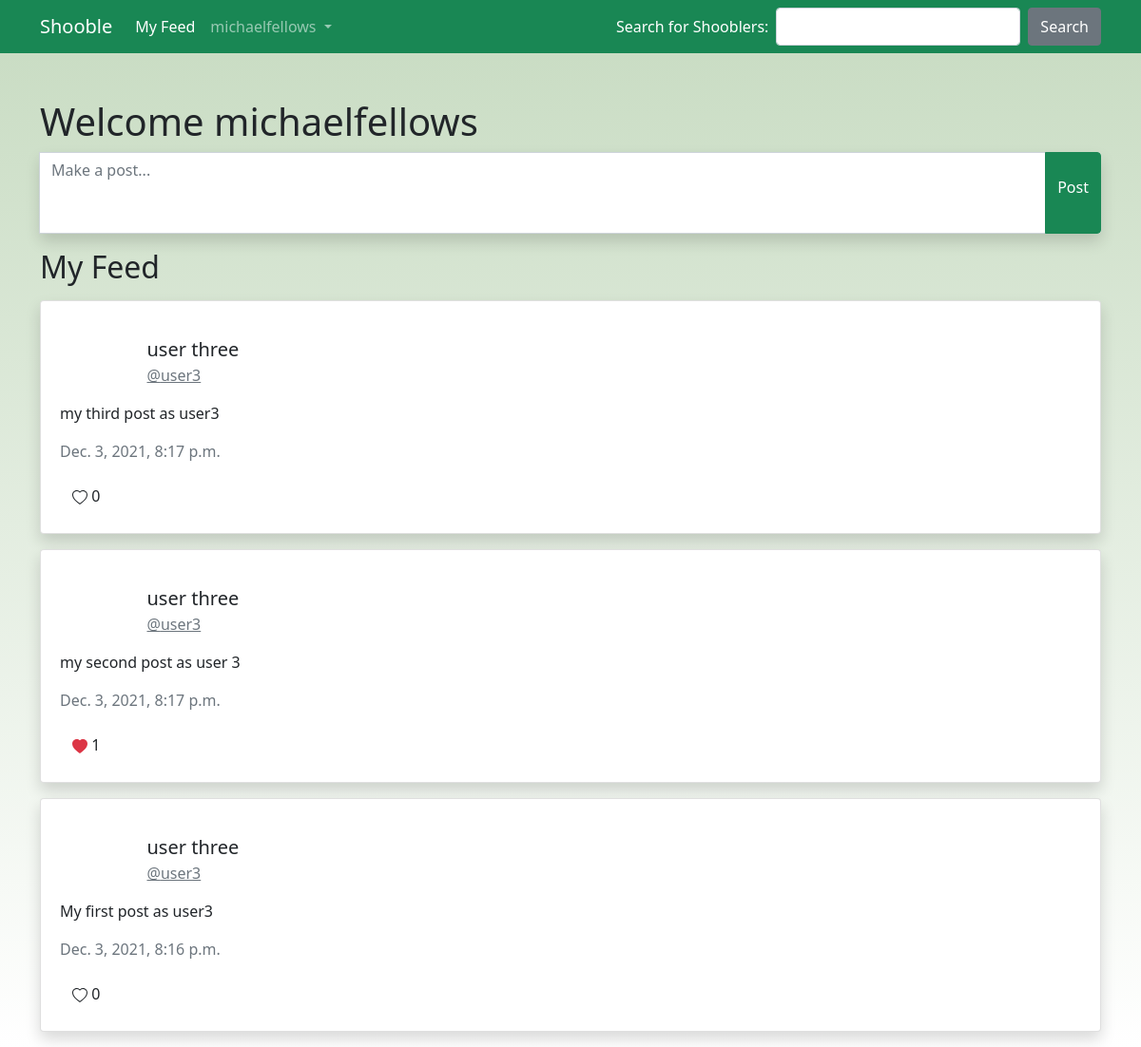
The app's page / (signed in) with its own data.
### shooble/models.py (models this page shows)
class Post(models.Model):
    author = models.ForeignKey(User, on_delete=models.CASCADE, default=None)
    textBody = models.TextField()
    created_at = models.DateTimeField(auto_now_add=True)
    numberOfLikes = models.IntegerField(default=0)
    def __str__(self):
        return self.textBody

### shooble/views.py (the view)
# urls.py: path('', views.index, name="index"),
@login_required(login_url='login')
def index(request):
    users_being_followed = Following.objects.filter(userFollower=request.user)
    print(users_being_followed)
    text_posts = []
    list_of_like_data = []
    ordered_text_posts = Post.objects.order_by('created_at')
    ordered_like_data = LikedPost.objects.order_by('post__created_at').filter(user_liking=request.user).exclude(
        post__author=request.user)
    print(ordered_like_data)
    counter = 0
    for i in ordered_text_posts:
        for j in users_being_followed:
            if i.author.id == j.userID_following:
                list_of_like_data.append(ordered_like_data[counter])
                text_posts.append(i)
                print(i.author.profilepic_set.get().profile_pic.url)
                counter += 1
    text_posts.reverse()
    list_of_like_data.reverse()
    context = {
        'text_posts': text_posts,
        'list_of_like_data': list_of_like_data
    }
    print(text_posts)
    print(list_of_like_data)
    return render(request, "shooble/index.html", context)

### shooble/models.py (called while the page is built)
    def __str__(self):
        return str(self.userFollower.username) + " is following " + str(self.userID_following)

    def __str__(self):
        if self.is_liked_by_user:
            liked = " liked "
        else:
            liked = " has not liked "
        return str(self.user_liking) + liked + str(self.post) + " by " + str(self.post.author.username)

### shooble/templatetags/index_filter.py (called while the page is built)
@register.filter()
def index(list1, i):
    return list1[int(i)]

@register.filter()
def get_liked(list1):
    return list1.is_liked_by_user

@register.filter()
def get_profile_pic(text_post):
    return text_post.author.profilepic_set.get().profile_pic.url

### templates/shooble/index.html (shortened to what this page needs)
{% extends 'shooble/base.html' %}
{% load index_filter %}
{% block body %}
    <h1>Welcome {{ user.username }}</h1>
    <div class="mb-3">
        <div class="bg-white rounded shadow">
            <div class="row">
                <form class="input-group" action="{% url 'create' %}" method="post">
                    <textarea class="form-control" name="textPost" id="exampleFormControlTextarea1" rows="3"
                              placeholder="Make a post..."></textarea>
                    <button class="d-flex btn btn-success py-4" type="submit" id="button-addon2">Post</button>
                </form>
            </div>
        </div>
        <h2 class="my-3">My Feed</h2>
        {% for text_post in text_posts %}
            <div id="like_button">
                <div class="card p-1 my-3 rounded shadow">
                    <div class="card-body">
                        <div class="row">
                            <div class="col-lg-1 m-auto">
                            </div>
                            <div class="col-lg-11 py-3 ms-0">
                                <p class="mb-0 lead">{{ text_post.author.first_name }} {{ text_post.author.last_name }}</p>
                                <a class="text-muted"
                                   href="{% url 'profile' text_post.author.username %}">@{{ text_post.author.username }}</a>
                            </div>
                        </div>
                        <p class="card-text">{{ text_post.textBody }}</p>
                        <p class="card-text text-secondary">{{ text_post.created_at }}</p>
                        <form method="post" class="like_button_class" id="{{ text_post.id }}" action="{% url 'like_post' text_post.id %}">
                            <button class="btn" type="submit">
                                {% if not list_of_like_data|index:forloop.counter0|get_liked %}
                                    {{ text_post.numberOfLikes }}
                                {% else %}
                                    <svg xmlns="http://www.w3.org/2000/svg" width="16" height="16" fill="currentColor"
                                         class="text-danger bi bi-heart-fill" viewBox="0 0 16 16">
                                        <path fill-rule="evenodd"
                                              d="M8 1.314C12.438-3.248 23.534 4.735 8 15-7.534 4.736 3.562-3.248 8 1.314z"/>
                                    </svg>
                                    <span class="text-black">{{ text_post.numberOfLikes }}</span>
                                {% endif %}
                            </button>
                        </form>
                    </div>
                </div>
            </div>
        {% endfor %}
    </div>
{% endblock %}

### templates/shooble/base.html (shortened to what this page needs)
{% load static %}
<!DOCTYPE html>
<html lang="en">
<head>
    <link href="https://cdn.jsdelivr.net/npm/bootstrap@5.0.2/dist/css/bootstrap.min.css" rel="stylesheet"
>
    <link rel="stylesheet" href="{% static 'css/styles.css' %}">
</head>
<body>
<nav class="navbar navbar-expand-lg navbar-dark bg-success mb-5">
    <div class="container">
        <a class="navbar-brand" href="{% url 'index' %}">Shooble</a>
        <div class="collapse navbar-collapse" id="navbarNavDropdown">
            <ul class="navbar-nav">
                {% if user.is_authenticated %}
                    <li class="nav-item">
                        <a class="nav-link active" href="{% url 'index' %}">My Feed</a>
                    </li>
                    <li class="nav-item dropdown">
                        <a class="nav-link dropdown-toggle" href="#" id="navbarDropdown" role="button"
                           data-bs-toggle="dropdown" aria-expanded="false">
                            {{ user.username }}
                        </a>
                    </li>
                {% endif %}
            </ul>
            <div class="navbar-nav ms-auto">
                {% if user.is_authenticated %}
                    <form class="d-inline-flex" action="{% url 'search' %}" method="post">
                        <span class="navbar-text text-white me-2 text-nowrap">Search for Shooblers: </span>
                        <input type="text" class="form-control me-2" name="search" id="searchUsers">
                        <button class="btn btn-secondary" type="submit" id="button-addon2">Search</button>
                    </form>
                {% endif %}
            </div>
        </div>
    </div>
</nav>
<div class="container">
    {% block body %}
    {% endblock %}
</div>
</body>
</html>

### static/css/styles.css (style rules this page uses)
body { background: -webkit-gradient(linear, left top, left bottom, from(#c7dbc1), to(white)) fixed; }
textarea { resize: none; }

### records on screen
Post: author.first_name "user", author.last_name "three", author.username "user3", textBody "my third post as user3", created_at "Dec. 3, 2021, 8:17 p.m.", numberOfLikes "0"
Post: author.first_name "user", author.last_name "three", author.username "user3", textBody "my second post as user 3", created_at "Dec. 3, 2021, 8:17 p.m.", numberOfLikes "1"
Post: author.first_name "user", author.last_name "three", author.username "user3", textBody "My first post as user3", created_at "Dec. 3, 2021, 8:16 p.m.", numberOfLikes "0"

### other values on screen
{{ user.username }} "michaelfellows"
